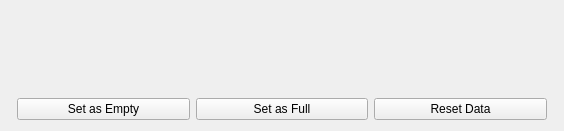
<?xml version="1.0" encoding="UTF-8"?>
<ui version="4.0">
 <class>Reagents::CReagentStatusWidget</class>
 <widget class="QWidget" name="Reagents::CReagentStatusWidget">
  <property name="geometry">
   <rect>
    <x>0</x>
    <y>0</y>
    <width>564</width>
    <height>131</height>
   </rect>
  </property>
  <property name="windowTitle">
   <string>Form</string>
  </property>
  <layout class="QVBoxLayout" name="verticalLayout">
   <item>
    <widget class="MainMenu::CScrollTable" name="scrollTable" native="true">
     <property name="enabled">
      <bool>true</bool>
     </property>
     <property name="minimumSize">
      <size>
       <width>434</width>
       <height>50</height>
      </size>
     </property>
     <property name="maximumSize">
      <size>
       <width>600</width>
       <height>16777215</height>
      </size>
     </property>
    </widget>
   </item>
   <item>
    <spacer name="verticalSpacer">
     <property name="orientation">
      <enum>Qt::Vertical</enum>
     </property>
     <property name="sizeType">
      <enum>QSizePolicy::Expanding</enum>
     </property>
     <property name="sizeHint" stdset="0">
      <size>
       <width>20</width>
       <height>13</height>
      </size>
     </property>
    </spacer>
   </item>
   <item>
    <layout class="QHBoxLayout" name="horizontalLayout">
     <property name="leftMargin">
      <number>6</number>
     </property>
     <property name="rightMargin">
      <number>6</number>
     </property>
     <property name="bottomMargin">
      <number>0</number>
     </property>
     <item>
      <widget class="QPushButton" name="btnEmpty">
       <property name="text">
        <string>Set as Empty</string>
       </property>
      </widget>
     </item>
     <item>
      <widget class="QPushButton" name="btnFull">
       <property name="text">
        <string>Set as Full</string>
       </property>
      </widget>
     </item>
     <item>
      <widget class="QPushButton" name="btnReset">
       <property name="text">
        <string>Reset Data</string>
       </property>
      </widget>
     </item>
    </layout>
   </item>
  </layout>
 </widget>
 <customwidgets>
  <customwidget>
   <class>MainMenu::CScrollTable</class>
   <extends>QWidget</extends>
   <header>MainMenu/Include/ScrollTable.h</header>
   <container>1</container>
  </customwidget>
 </customwidgets>
 <resources/>
 <connections/>
</ui>
